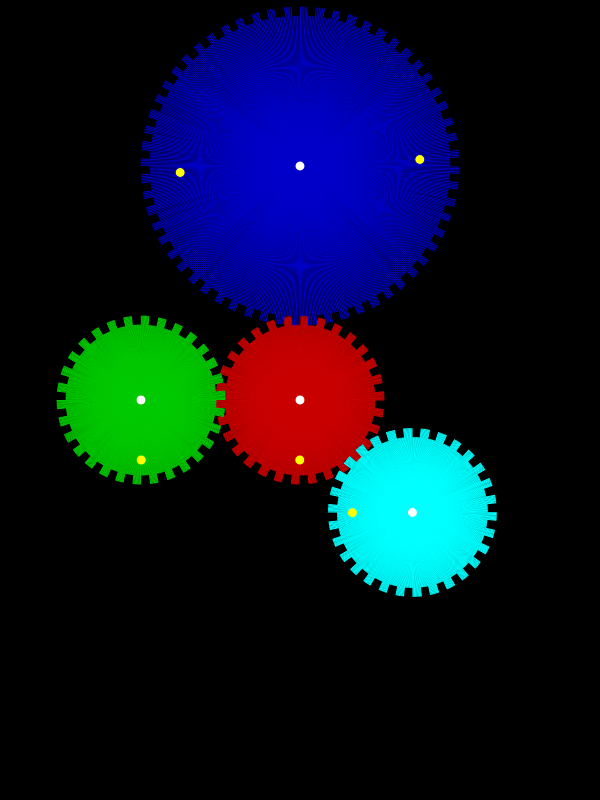
Frame 1 (no input)
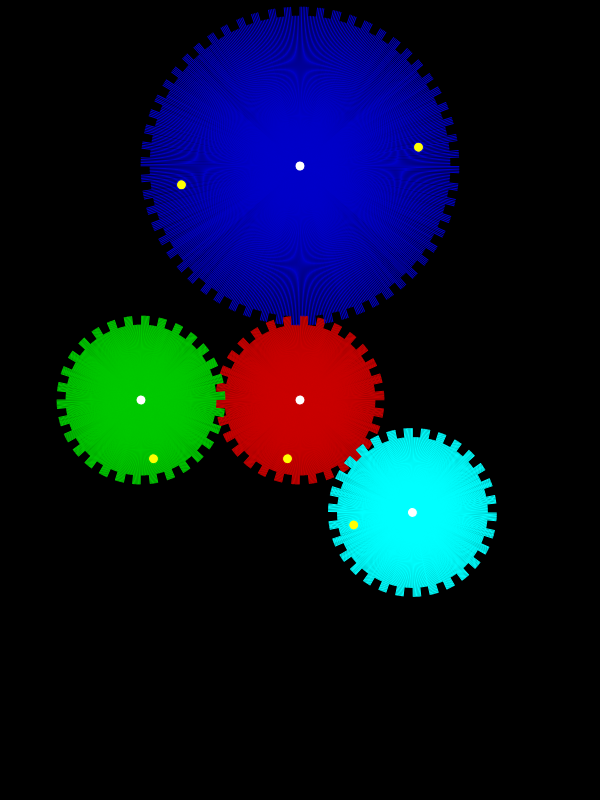
Frame 60 (no input)
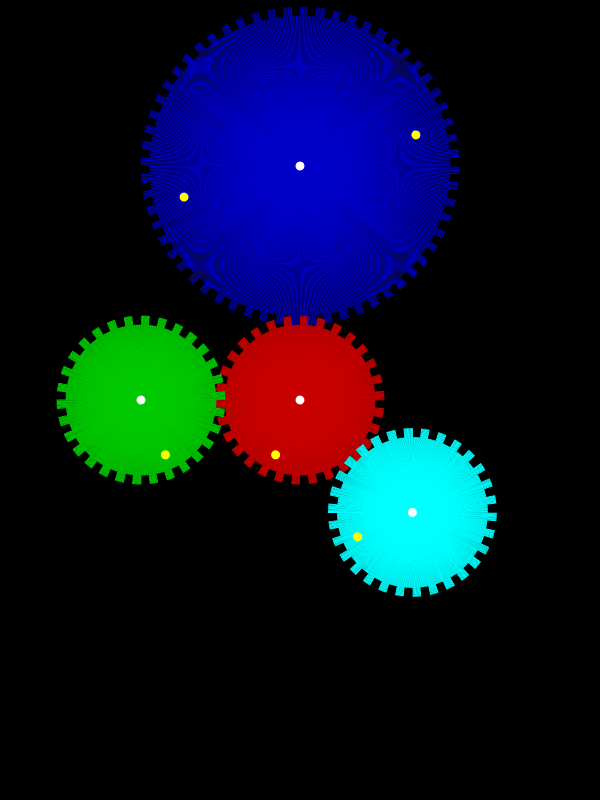
Frame 120 (the mouse pressed at the canvas centre since frame 60)

The p5.js sketch that drew these frames (run headless with seeded random() and noise() and a simulated clock; from frame 60 on, the mouse is pressed at the canvas centre):

// p5.js sketch
// ── sketch.js
const w = 600;
const h = 800;
const frate = 60;
const nGear = 30;
const bGear = 1.12;
let rGear;
let rSpace;
let radGear;

function setup() {
  createCanvas(w, h);
  rGear = min(w, h) / 8;
  rSpace = rGear + rGear * bGear;
  radGear = TWO_PI / nGear;
  frameRate(frate);
}

function draw() {
  background(0);
  let radRotate = (TWO_PI / 30) * (frameCount / frate );

  // Red
  push();
  stroke(color(200, 0, 0));
  translate(w / 2, h / 2);
  rotate(radRotate);
  drawGear(nGear, rGear);
  pop();

  // Green
  push();
  stroke(color(0, 200, 0));
  translate(w / 2 - rSpace, h / 2);
  rotate(-radRotate);
  drawGear(nGear, rGear);
  pop();

  //Blue
  push();
  stroke(color(0, 0, 200));
  translate(w / 2, h / 2 - rGear*(2+bGear));
  rotate(-radRotate/2 - radGear/4);
  drawGear2(2*nGear, 2*rGear);
  pop();

  //Sky Blue
  push();
  stroke(color(0, 255, 255));
  translate(w / 2 + rSpace / Math.sqrt(2), h / 2 + rSpace / Math.sqrt(2));
  rotate(-radRotate + PI/2);
  drawGear(nGear, rGear);
  pop();
}

function drawGear(n, r) {
  for (i = 0; i < TWO_PI; i += 0.01) {
    var y1 = 0;
    if (sin(i * n) >= 0) {
      y1 = r;
    } else {
      y1 = r * bGear;
    }
    line(y1 * cos(i), y1 * sin(i), 0, 0);
  }

  fill("white");
  ellipse(0, 0, 10);
  fill("yellow");
  ellipse(0, r*4/5, 10);
}

function drawGear2(n, r) {
  for (i = 0; i < TWO_PI; i += 0.01) {
    var y1 = 0;
    if (sin(i * n) >= 0) {
      y1 = r;
    } else {
      // y1 = r * bGear;
      y1 = r + rGear*(bGear-1);
    }
    line(y1 * cos(i), y1 * sin(i), 0, 0);
  }

  fill("white");
  ellipse(0, 0, 10);
  fill("yellow");
  // ellipse(0, r*4/5, 10);
  // ellipse(0, -r*4/5, 10);
  ellipse(-r*4/5,0, 10);
  ellipse(r*4/5,0, 10);
  
}
